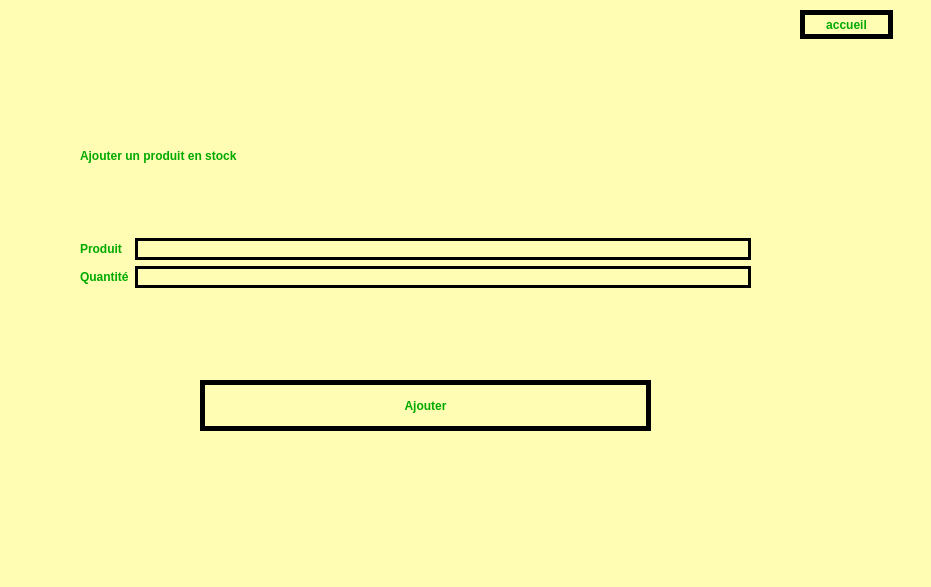
<?xml version="1.0" encoding="UTF-8"?>
<ui version="4.0">
 <class>MainWindow</class>
 <widget class="QMainWindow" name="MainWindow">
  <property name="geometry">
   <rect>
    <x>0</x>
    <y>0</y>
    <width>931</width>
    <height>587</height>
   </rect>
  </property>
  <property name="windowTitle">
   <string>MainWindow</string>
  </property>
  <widget class="QWidget" name="centralwidget">
   <widget class="QStackedWidget" name="stackedWidget">
    <property name="geometry">
     <rect>
      <x>0</x>
      <y>0</y>
      <width>931</width>
      <height>591</height>
     </rect>
    </property>
    <property name="styleSheet">
     <string notr="true">color: rgb(0, 0, 0);
color: rgb(0, 170, 0);
border-color: rgb(0, 0, 0);
border-top-color: rgb(0, 0, 0);
border-left-color: rgb(0, 0, 0);
gridline-color: rgb(0, 0, 0);
background-color: rgb(255, 252, 179);
font: 9pt &quot;Segoe UI&quot;;
font: 300 italic 9pt &quot;Segoe UI&quot;;
font-weight:bold;
</string>
    </property>
    <property name="currentIndex">
     <number>10</number>
    </property>
    <widget class="QWidget" name="home">
     <widget class="QPushButton" name="b_stock">
      <property name="geometry">
       <rect>
        <x>160</x>
        <y>360</y>
        <width>571</width>
        <height>71</height>
       </rect>
      </property>
      <property name="minimumSize">
       <size>
        <width>0</width>
        <height>50</height>
       </size>
      </property>
      <property name="styleSheet">
       <string notr="true">border:5px solid black;</string>
      </property>
      <property name="text">
       <string>Stock</string>
      </property>
     </widget>
     <widget class="QWidget" name="layoutWidget">
      <property name="geometry">
       <rect>
        <x>160</x>
        <y>202</y>
        <width>571</width>
        <height>131</height>
       </rect>
      </property>
      <layout class="QVBoxLayout" name="verticalLayout_4">
       <item>
        <layout class="QHBoxLayout" name="horizontalLayout">
         <item>
          <layout class="QVBoxLayout" name="verticalLayout_5">
           <item>
            <widget class="QPushButton" name="b_clients">
             <property name="minimumSize">
              <size>
               <width>0</width>
               <height>50</height>
              </size>
             </property>
             <property name="styleSheet">
              <string notr="true">border:5px solid black;</string>
             </property>
             <property name="text">
              <string>Clients</string>
             </property>
            </widget>
           </item>
           <item>
            <widget class="QPushButton" name="b_produits">
             <property name="minimumSize">
              <size>
               <width>0</width>
               <height>50</height>
              </size>
             </property>
             <property name="styleSheet">
              <string notr="true">border:5px solid black;</string>
             </property>
             <property name="text">
              <string>Produits</string>
             </property>
            </widget>
           </item>
          </layout>
         </item>
         <item>
          <layout class="QVBoxLayout" name="verticalLayout_6">
           <item>
            <widget class="QPushButton" name="b_fournisseurs">
             <property name="minimumSize">
              <size>
               <width>0</width>
               <height>50</height>
              </size>
             </property>
             <property name="styleSheet">
              <string notr="true">border:5px solid black;</string>
             </property>
             <property name="text">
              <string>Fournisseurs</string>
             </property>
            </widget>
           </item>
           <item>
            <widget class="QPushButton" name="b_ventes">
             <property name="minimumSize">
              <size>
               <width>0</width>
               <height>50</height>
              </size>
             </property>
             <property name="styleSheet">
              <string notr="true">border:5px solid black;</string>
             </property>
             <property name="text">
              <string>Ventes</string>
             </property>
            </widget>
           </item>
          </layout>
         </item>
        </layout>
       </item>
      </layout>
     </widget>
     <widget class="QLabel" name="label_11">
      <property name="geometry">
       <rect>
        <x>150</x>
        <y>10</y>
        <width>591</width>
        <height>81</height>
       </rect>
      </property>
      <property name="text">
       <string/>
      </property>
      <property name="pixmap">
       <pixmap>../../../../Pictures/logo emsi.png</pixmap>
      </property>
      <property name="scaledContents">
       <bool>true</bool>
      </property>
     </widget>
    </widget>
    <widget class="QWidget" name="Stock">
     <widget class="QPushButton" name="pushButton_17">
      <property name="geometry">
       <rect>
        <x>770</x>
        <y>30</y>
        <width>93</width>
        <height>29</height>
       </rect>
      </property>
      <property name="styleSheet">
       <string notr="true">border:5px solid black;</string>
      </property>
      <property name="text">
       <string>accueil</string>
      </property>
     </widget>
     <widget class="QPushButton" name="b_showStock">
      <property name="geometry">
       <rect>
        <x>170</x>
        <y>210</y>
        <width>549</width>
        <height>50</height>
       </rect>
      </property>
      <property name="minimumSize">
       <size>
        <width>0</width>
        <height>50</height>
       </size>
      </property>
      <property name="baseSize">
       <size>
        <width>0</width>
        <height>0</height>
       </size>
      </property>
      <property name="styleSheet">
       <string notr="true">border:5px solid black;</string>
      </property>
      <property name="text">
       <string>ajouter un produit au stock</string>
      </property>
     </widget>
     <widget class="QPushButton" name="b_ajouter_3">
      <property name="geometry">
       <rect>
        <x>170</x>
        <y>340</y>
        <width>549</width>
        <height>51</height>
       </rect>
      </property>
      <property name="styleSheet">
       <string notr="true">border:5px solid black;</string>
      </property>
      <property name="text">
       <string>Afficher le stock</string>
      </property>
     </widget>
    </widget>
    <widget class="QWidget" name="Querydialog4">
     <widget class="QTableWidget" name="stockTable">
      <property name="geometry">
       <rect>
        <x>45</x>
        <y>51</y>
        <width>781</width>
        <height>341</height>
       </rect>
      </property>
      <row>
       <property name="text">
        <string/>
       </property>
      </row>
      <row>
       <property name="text">
        <string/>
       </property>
      </row>
      <row>
       <property name="text">
        <string/>
       </property>
      </row>
      <row>
       <property name="text">
        <string/>
       </property>
      </row>
      <row>
       <property name="text">
        <string/>
       </property>
      </row>
      <row>
       <property name="text">
        <string/>
       </property>
      </row>
      <row>
       <property name="text">
        <string/>
       </property>
      </row>
      <row>
       <property name="text">
        <string/>
       </property>
      </row>
      <row>
       <property name="text">
        <string/>
       </property>
      </row>
      <row>
       <property name="text">
        <string/>
       </property>
      </row>
      <row>
       <property name="text">
        <string/>
       </property>
      </row>
      <row>
       <property name="text">
        <string/>
       </property>
      </row>
      <row>
       <property name="text">
        <string/>
       </property>
      </row>
      <row>
       <property name="text">
        <string/>
       </property>
      </row>
      <column>
       <property name="text">
        <string>id</string>
       </property>
      </column>
      <column>
       <property name="text">
        <string>idProduit</string>
       </property>
      </column>
      <column>
       <property name="text">
        <string>quantite</string>
       </property>
      </column>
     </widget>
     <widget class="QPushButton" name="ret_acc_4">
      <property name="geometry">
       <rect>
        <x>630</x>
        <y>450</y>
        <width>231</width>
        <height>41</height>
       </rect>
      </property>
      <property name="styleSheet">
       <string notr="true">border:5px solid black;</string>
      </property>
      <property name="text">
       <string>retour a l'accueil</string>
      </property>
     </widget>
    </widget>
    <widget class="QWidget" name="ventes">
     <widget class="QPushButton" name="b_vente">
      <property name="geometry">
       <rect>
        <x>210</x>
        <y>440</y>
        <width>471</width>
        <height>51</height>
       </rect>
      </property>
      <property name="styleSheet">
       <string notr="true">border:5px solid black;</string>
      </property>
      <property name="text">
       <string>Ajouter vente</string>
      </property>
     </widget>
     <widget class="QPushButton" name="pushButton_23">
      <property name="geometry">
       <rect>
        <x>780</x>
        <y>10</y>
        <width>93</width>
        <height>29</height>
       </rect>
      </property>
      <property name="styleSheet">
       <string notr="true">border:5px solid black;</string>
      </property>
      <property name="text">
       <string>accueil</string>
      </property>
     </widget>
     <widget class="QWidget" name="layoutWidget">
      <property name="geometry">
       <rect>
        <x>70</x>
        <y>50</y>
        <width>749</width>
        <height>341</height>
       </rect>
      </property>
      <layout class="QGridLayout" name="gridLayout_3">
       <item row="4" column="0">
        <widget class="QLabel" name="label_8">
         <property name="text">
          <string>Produit</string>
         </property>
        </widget>
       </item>
       <item row="5" column="0">
        <widget class="QLabel" name="label_9">
         <property name="text">
          <string>Quantite</string>
         </property>
        </widget>
       </item>
       <item row="1" column="0">
        <widget class="QLabel" name="label_7">
         <property name="text">
          <string>Client</string>
         </property>
        </widget>
       </item>
       <item row="6" column="0">
        <widget class="QLabel" name="label_5">
         <property name="text">
          <string>a payé</string>
         </property>
        </widget>
       </item>
       <item row="5" column="1">
        <widget class="QLineEdit" name="i_quantite_2">
         <property name="styleSheet">
          <string notr="true">border:3px solid black;</string>
         </property>
        </widget>
       </item>
       <item row="6" column="1">
        <widget class="QLineEdit" name="i_paye">
         <property name="styleSheet">
          <string notr="true">border:3px solid black;</string>
         </property>
        </widget>
       </item>
       <item row="4" column="1">
        <widget class="QLineEdit" name="i_produit_2">
         <property name="styleSheet">
          <string notr="true">border:3px solid black;</string>
         </property>
        </widget>
       </item>
       <item row="1" column="1">
        <widget class="QLineEdit" name="i_client">
         <property name="styleSheet">
          <string notr="true">border:3px solid black;</string>
         </property>
        </widget>
       </item>
      </layout>
     </widget>
    </widget>
    <widget class="QWidget" name="Querydialog1">
     <widget class="QPushButton" name="ret_acc">
      <property name="geometry">
       <rect>
        <x>620</x>
        <y>500</y>
        <width>231</width>
        <height>41</height>
       </rect>
      </property>
      <property name="styleSheet">
       <string notr="true">border:5px solid black;</string>
      </property>
      <property name="text">
       <string>retour a l'accueil</string>
      </property>
     </widget>
     <widget class="QTableWidget" name="fournisseursTable">
      <property name="geometry">
       <rect>
        <x>35</x>
        <y>41</y>
        <width>861</width>
        <height>391</height>
       </rect>
      </property>
      <row>
       <property name="text">
        <string/>
       </property>
      </row>
      <row>
       <property name="text">
        <string/>
       </property>
      </row>
      <row>
       <property name="text">
        <string/>
       </property>
      </row>
      <row>
       <property name="text">
        <string/>
       </property>
      </row>
      <row>
       <property name="text">
        <string/>
       </property>
      </row>
      <row>
       <property name="text">
        <string/>
       </property>
      </row>
      <row>
       <property name="text">
        <string/>
       </property>
      </row>
      <row>
       <property name="text">
        <string/>
       </property>
      </row>
      <row>
       <property name="text">
        <string/>
       </property>
      </row>
      <row>
       <property name="text">
        <string/>
       </property>
      </row>
      <column>
       <property name="text">
        <string>id</string>
       </property>
      </column>
      <column>
       <property name="text">
        <string>nom</string>
       </property>
      </column>
      <column>
       <property name="text">
        <string>prenom</string>
       </property>
      </column>
      <column>
       <property name="text">
        <string>adresse</string>
       </property>
      </column>
      <column>
       <property name="text">
        <string>telephone</string>
       </property>
      </column>
     </widget>
    </widget>
    <widget class="QWidget" name="Querydialog2">
     <widget class="QPushButton" name="ret_acc_2">
      <property name="geometry">
       <rect>
        <x>630</x>
        <y>450</y>
        <width>231</width>
        <height>41</height>
       </rect>
      </property>
      <property name="styleSheet">
       <string notr="true">border:5px solid black;</string>
      </property>
      <property name="text">
       <string>retour a l'accueil</string>
      </property>
     </widget>
     <widget class="QTableWidget" name="produitsTable">
      <property name="geometry">
       <rect>
        <x>40</x>
        <y>40</y>
        <width>831</width>
        <height>371</height>
       </rect>
      </property>
      <row>
       <property name="text">
        <string/>
       </property>
      </row>
      <row>
       <property name="text">
        <string/>
       </property>
      </row>
      <row>
       <property name="text">
        <string/>
       </property>
      </row>
      <row>
       <property name="text">
        <string/>
       </property>
      </row>
      <row>
       <property name="text">
        <string/>
       </property>
      </row>
      <row>
       <property name="text">
        <string/>
       </property>
      </row>
      <row>
       <property name="text">
        <string/>
       </property>
      </row>
      <row>
       <property name="text">
        <string/>
       </property>
      </row>
      <row>
       <property name="text">
        <string/>
       </property>
      </row>
      <row>
       <property name="text">
        <string/>
       </property>
      </row>
      <row>
       <property name="text">
        <string/>
       </property>
      </row>
      <row>
       <property name="text">
        <string/>
       </property>
      </row>
      <row>
       <property name="text">
        <string/>
       </property>
      </row>
      <row>
       <property name="text">
        <string/>
       </property>
      </row>
      <column>
       <property name="text">
        <string>id</string>
       </property>
      </column>
      <column>
       <property name="text">
        <string>nom</string>
       </property>
      </column>
      <column>
       <property name="text">
        <string>prix</string>
       </property>
      </column>
      <column>
       <property name="text">
        <string>id_f</string>
       </property>
      </column>
     </widget>
    </widget>
    <widget class="QWidget" name="Querydialog3">
     <widget class="QPushButton" name="ret_acc_3">
      <property name="geometry">
       <rect>
        <x>620</x>
        <y>440</y>
        <width>231</width>
        <height>41</height>
       </rect>
      </property>
      <property name="styleSheet">
       <string notr="true">border:5px solid black;</string>
      </property>
      <property name="text">
       <string>retour a l'accueil</string>
      </property>
     </widget>
     <widget class="QTableWidget" name="clientsTable">
      <property name="geometry">
       <rect>
        <x>40</x>
        <y>30</y>
        <width>831</width>
        <height>371</height>
       </rect>
      </property>
      <row>
       <property name="text">
        <string/>
       </property>
      </row>
      <row>
       <property name="text">
        <string/>
       </property>
      </row>
      <row>
       <property name="text">
        <string/>
       </property>
      </row>
      <row>
       <property name="text">
        <string/>
       </property>
      </row>
      <row>
       <property name="text">
        <string/>
       </property>
      </row>
      <row>
       <property name="text">
        <string/>
       </property>
      </row>
      <row>
       <property name="text">
        <string/>
       </property>
      </row>
      <row>
       <property name="text">
        <string/>
       </property>
      </row>
      <row>
       <property name="text">
        <string/>
       </property>
      </row>
      <row>
       <property name="text">
        <string/>
       </property>
      </row>
      <row>
       <property name="text">
        <string/>
       </property>
      </row>
      <row>
       <property name="text">
        <string/>
       </property>
      </row>
      <row>
       <property name="text">
        <string/>
       </property>
      </row>
      <column>
       <property name="text">
        <string>id</string>
       </property>
      </column>
      <column>
       <property name="text">
        <string>nom</string>
       </property>
      </column>
      <column>
       <property name="text">
        <string>prenom</string>
       </property>
      </column>
      <column>
       <property name="text">
        <string>tel</string>
       </property>
      </column>
     </widget>
    </widget>
    <widget class="QWidget" name="Fournisseurs">
     <widget class="QLabel" name="label_17">
      <property name="geometry">
       <rect>
        <x>0</x>
        <y>0</y>
        <width>231</width>
        <height>91</height>
       </rect>
      </property>
      <property name="text">
       <string/>
      </property>
      <property name="pixmap">
       <pixmap>../../Downloads/Capture-removebg-preview.png</pixmap>
      </property>
      <property name="scaledContents">
       <bool>true</bool>
      </property>
     </widget>
     <widget class="QLineEdit" name="tel_f">
      <property name="geometry">
       <rect>
        <x>280</x>
        <y>210</y>
        <width>361</width>
        <height>31</height>
       </rect>
      </property>
      <property name="styleSheet">
       <string notr="true">border:3px solid black;</string>
      </property>
     </widget>
     <widget class="QLineEdit" name="nom_f">
      <property name="geometry">
       <rect>
        <x>280</x>
        <y>80</y>
        <width>361</width>
        <height>31</height>
       </rect>
      </property>
      <property name="styleSheet">
       <string notr="true">border:3px solid black;</string>
      </property>
     </widget>
     <widget class="QLabel" name="label_12">
      <property name="geometry">
       <rect>
        <x>60</x>
        <y>210</y>
        <width>91</width>
        <height>21</height>
       </rect>
      </property>
      <property name="text">
       <string>Telephone</string>
      </property>
     </widget>
     <widget class="QLineEdit" name="prenom_f">
      <property name="geometry">
       <rect>
        <x>280</x>
        <y>140</y>
        <width>361</width>
        <height>31</height>
       </rect>
      </property>
      <property name="styleSheet">
       <string notr="true">border:3px solid black;</string>
      </property>
     </widget>
     <widget class="QPushButton" name="ajouter_f">
      <property name="geometry">
       <rect>
        <x>120</x>
        <y>370</y>
        <width>501</width>
        <height>41</height>
       </rect>
      </property>
      <property name="styleSheet">
       <string notr="true">border:5px solid black;</string>
      </property>
      <property name="text">
       <string>Ajouter</string>
      </property>
     </widget>
     <widget class="QPushButton" name="liste_fournisseurs">
      <property name="geometry">
       <rect>
        <x>120</x>
        <y>430</y>
        <width>501</width>
        <height>41</height>
       </rect>
      </property>
      <property name="styleSheet">
       <string notr="true">border:5px solid black;</string>
      </property>
      <property name="text">
       <string>List des Fournisseurs</string>
      </property>
     </widget>
     <widget class="QLabel" name="label_13">
      <property name="geometry">
       <rect>
        <x>60</x>
        <y>140</y>
        <width>63</width>
        <height>20</height>
       </rect>
      </property>
      <property name="text">
       <string>prenom</string>
      </property>
     </widget>
     <widget class="QLabel" name="label_14">
      <property name="geometry">
       <rect>
        <x>60</x>
        <y>80</y>
        <width>63</width>
        <height>20</height>
       </rect>
      </property>
      <property name="text">
       <string>Nom</string>
      </property>
     </widget>
     <widget class="QLabel" name="label_15">
      <property name="geometry">
       <rect>
        <x>70</x>
        <y>280</y>
        <width>63</width>
        <height>20</height>
       </rect>
      </property>
      <property name="text">
       <string>adresse</string>
      </property>
     </widget>
     <widget class="QLineEdit" name="adresse_f">
      <property name="geometry">
       <rect>
        <x>282</x>
        <y>280</y>
        <width>361</width>
        <height>31</height>
       </rect>
      </property>
      <property name="styleSheet">
       <string notr="true">border:3px solid black;</string>
      </property>
     </widget>
     <widget class="QPushButton" name="pushButton_14">
      <property name="geometry">
       <rect>
        <x>810</x>
        <y>10</y>
        <width>93</width>
        <height>29</height>
       </rect>
      </property>
      <property name="styleSheet">
       <string notr="true">border:5px solid black;</string>
      </property>
      <property name="text">
       <string>accueil</string>
      </property>
     </widget>
    </widget>
    <widget class="QWidget" name="Clients">
     <widget class="QPushButton" name="liste_clients">
      <property name="geometry">
       <rect>
        <x>130</x>
        <y>500</y>
        <width>581</width>
        <height>51</height>
       </rect>
      </property>
      <property name="minimumSize">
       <size>
        <width>0</width>
        <height>50</height>
       </size>
      </property>
      <property name="styleSheet">
       <string notr="true">border:5px solid black;</string>
      </property>
      <property name="text">
       <string>List des Clients</string>
      </property>
     </widget>
     <widget class="QPushButton" name="pushButton_11">
      <property name="geometry">
       <rect>
        <x>800</x>
        <y>10</y>
        <width>93</width>
        <height>29</height>
       </rect>
      </property>
      <property name="styleSheet">
       <string notr="true">border:5px solid black;</string>
      </property>
      <property name="text">
       <string>accueil</string>
      </property>
     </widget>
     <widget class="QPushButton" name="supprimer_clients">
      <property name="geometry">
       <rect>
        <x>130</x>
        <y>430</y>
        <width>581</width>
        <height>41</height>
       </rect>
      </property>
      <property name="styleSheet">
       <string notr="true">border:5px solid black;</string>
      </property>
      <property name="text">
       <string>Supprimer </string>
      </property>
     </widget>
     <widget class="QPushButton" name="b_ajouter">
      <property name="geometry">
       <rect>
        <x>130</x>
        <y>350</y>
        <width>579</width>
        <height>50</height>
       </rect>
      </property>
      <property name="minimumSize">
       <size>
        <width>0</width>
        <height>50</height>
       </size>
      </property>
      <property name="styleSheet">
       <string notr="true">border:5px solid black;</string>
      </property>
      <property name="text">
       <string>Ajouter</string>
      </property>
     </widget>
     <widget class="QWidget" name="layoutWidget">
      <property name="geometry">
       <rect>
        <x>120</x>
        <y>40</y>
        <width>601</width>
        <height>281</height>
       </rect>
      </property>
      <layout class="QGridLayout" name="gridLayout_4">
       <item row="0" column="0">
        <widget class="QLabel" name="label">
         <property name="text">
          <string>Nom</string>
         </property>
        </widget>
       </item>
       <item row="2" column="1">
        <widget class="QLineEdit" name="i_tel">
         <property name="styleSheet">
          <string notr="true">border:3px solid black;</string>
         </property>
        </widget>
       </item>
       <item row="1" column="0">
        <widget class="QLabel" name="label_2">
         <property name="text">
          <string>prenom</string>
         </property>
        </widget>
       </item>
       <item row="2" column="0">
        <widget class="QLabel" name="label_3">
         <property name="text">
          <string>Telephone</string>
         </property>
        </widget>
       </item>
       <item row="0" column="1">
        <widget class="QLineEdit" name="i_nom_2">
         <property name="styleSheet">
          <string notr="true">border:3px solid black;</string>
         </property>
        </widget>
       </item>
       <item row="1" column="1">
        <widget class="QLineEdit" name="i_prenom">
         <property name="styleSheet">
          <string notr="true">border:3px solid black;</string>
         </property>
        </widget>
       </item>
      </layout>
     </widget>
    </widget>
    <widget class="QWidget" name="produits">
     <widget class="QLabel" name="label_36">
      <property name="geometry">
       <rect>
        <x>0</x>
        <y>-10</y>
        <width>1401</width>
        <height>621</height>
       </rect>
      </property>
      <property name="text">
       <string/>
      </property>
      <property name="pixmap">
       <pixmap>../../Downloads/baim-hanif-pYWuOMhtc6k-unsplash.jpg</pixmap>
      </property>
      <property name="scaledContents">
       <bool>true</bool>
      </property>
     </widget>
     <widget class="QLabel" name="label_39">
      <property name="geometry">
       <rect>
        <x>0</x>
        <y>0</y>
        <width>201</width>
        <height>71</height>
       </rect>
      </property>
      <property name="text">
       <string/>
      </property>
      <property name="pixmap">
       <pixmap>../../Downloads/Capture-removebg-preview.png</pixmap>
      </property>
      <property name="scaledContents">
       <bool>true</bool>
      </property>
     </widget>
     <widget class="QWidget" name="gridLayoutWidget">
      <property name="geometry">
       <rect>
        <x>20</x>
        <y>60</y>
        <width>751</width>
        <height>231</height>
       </rect>
      </property>
      <layout class="QGridLayout" name="gridLayout">
       <item row="0" column="3">
        <widget class="QLineEdit" name="i_nom">
         <property name="styleSheet">
          <string notr="true">border:3px solid black;</string>
         </property>
        </widget>
       </item>
       <item row="0" column="0">
        <widget class="QLabel" name="label_38">
         <property name="text">
          <string>Nom du produit</string>
         </property>
        </widget>
       </item>
       <item row="1" column="0">
        <widget class="QLabel" name="label_44">
         <property name="text">
          <string>Prix</string>
         </property>
        </widget>
       </item>
       <item row="1" column="3">
        <widget class="QLineEdit" name="i_prix">
         <property name="styleSheet">
          <string notr="true">border:3px solid black;</string>
         </property>
        </widget>
       </item>
      </layout>
     </widget>
     <widget class="QPushButton" name="ajouter_p">
      <property name="geometry">
       <rect>
        <x>140</x>
        <y>330</y>
        <width>561</width>
        <height>41</height>
       </rect>
      </property>
      <property name="styleSheet">
       <string notr="true">border:5px solid black;</string>
      </property>
      <property name="text">
       <string>Ajouter</string>
      </property>
     </widget>
     <widget class="QPushButton" name="liste_produits">
      <property name="geometry">
       <rect>
        <x>140</x>
        <y>480</y>
        <width>561</width>
        <height>41</height>
       </rect>
      </property>
      <property name="styleSheet">
       <string notr="true">border:5px solid black;</string>
      </property>
      <property name="text">
       <string>list des Produits</string>
      </property>
     </widget>
     <widget class="QPushButton" name="pushButton_20">
      <property name="geometry">
       <rect>
        <x>790</x>
        <y>10</y>
        <width>93</width>
        <height>29</height>
       </rect>
      </property>
      <property name="styleSheet">
       <string notr="true">border:5px solid black;</string>
      </property>
      <property name="text">
       <string>accueil</string>
      </property>
     </widget>
     <widget class="QPushButton" name="supprimer_produits">
      <property name="geometry">
       <rect>
        <x>140</x>
        <y>410</y>
        <width>561</width>
        <height>41</height>
       </rect>
      </property>
      <property name="styleSheet">
       <string notr="true">border:5px solid black;</string>
      </property>
      <property name="text">
       <string>Supprimer</string>
      </property>
     </widget>
    </widget>
    <widget class="QWidget" name="Achats">
     <widget class="QWidget" name="layoutWidget_5">
      <property name="geometry">
       <rect>
        <x>80</x>
        <y>80</y>
        <width>671</width>
        <height>271</height>
       </rect>
      </property>
      <layout class="QVBoxLayout" name="verticalLayout">
       <item>
        <widget class="QLabel" name="label_4">
         <property name="maximumSize">
          <size>
           <width>16777215</width>
           <height>30</height>
          </size>
         </property>
         <property name="text">
          <string>Ajouter un produit en stock</string>
         </property>
        </widget>
       </item>
       <item>
        <layout class="QGridLayout" name="gridLayout_2">
         <item row="0" column="0">
          <widget class="QLabel" name="label_6">
           <property name="text">
            <string>Produit</string>
           </property>
          </widget>
         </item>
         <item row="1" column="0">
          <widget class="QLabel" name="label_10">
           <property name="text">
            <string>Quantité</string>
           </property>
          </widget>
         </item>
         <item row="1" column="1">
          <widget class="QLineEdit" name="i_quantite">
           <property name="styleSheet">
            <string notr="true">border:3px solid black;</string>
           </property>
           <property name="inputMethodHints">
            <set>Qt::ImhDigitsOnly|Qt::ImhFormattedNumbersOnly|Qt::ImhPreferNumbers</set>
           </property>
          </widget>
         </item>
         <item row="0" column="1">
          <widget class="QLineEdit" name="i_produit_stock">
           <property name="styleSheet">
            <string notr="true">border:3px solid black;</string>
           </property>
           <property name="inputMethodHints">
            <set>Qt::ImhDigitsOnly|Qt::ImhFormattedNumbersOnly|Qt::ImhPreferNumbers</set>
           </property>
          </widget>
         </item>
        </layout>
       </item>
      </layout>
     </widget>
     <widget class="QPushButton" name="b_ajouter_2">
      <property name="geometry">
       <rect>
        <x>200</x>
        <y>380</y>
        <width>451</width>
        <height>51</height>
       </rect>
      </property>
      <property name="styleSheet">
       <string notr="true">border:5px solid black;</string>
      </property>
      <property name="text">
       <string>Ajouter</string>
      </property>
     </widget>
     <widget class="QPushButton" name="ac_achat">
      <property name="geometry">
       <rect>
        <x>800</x>
        <y>10</y>
        <width>93</width>
        <height>29</height>
       </rect>
      </property>
      <property name="styleSheet">
       <string notr="true">border:5px solid black;</string>
      </property>
      <property name="text">
       <string>accueil</string>
      </property>
     </widget>
    </widget>
   </widget>
  </widget>
 </widget>
 <resources/>
 <connections/>
</ui>
